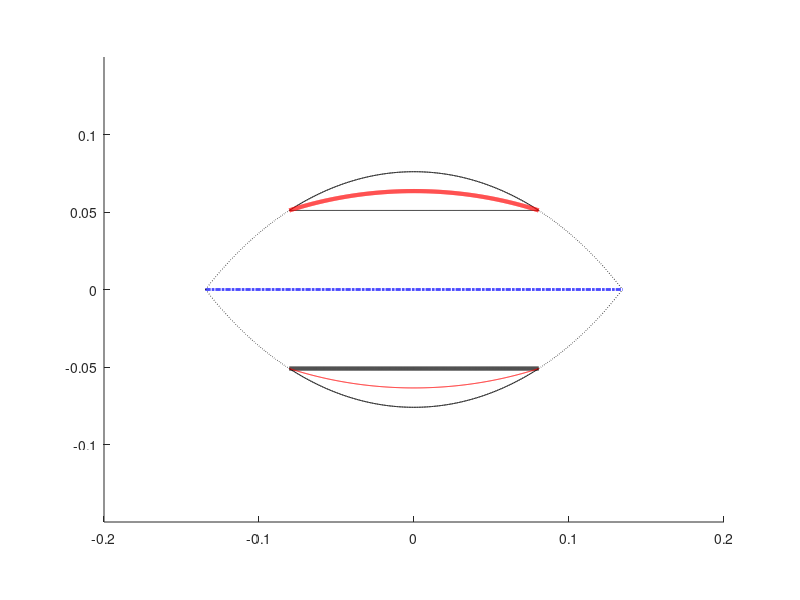

This chart was generated by the following MATLAB code:
%grafico
clear
%INPUT:
c  = .269;
rp = .076;
raggio  = 0.051;
semilatus = c/2	;		    ;
ecce      = semilatus/rp-1  ;         %eccentricity
semi_corda = c/2/sqrt(1-ecce^2)*sqrt(1-((raggio+ecce*c/2/(1-ecce^2))/(c/2/(1-ecce^2)))^2);

%%%%%%%%%

ypsi = linspace(-semi_corda,semi_corda,1001);
asci = -(semilatus/(1-ecce^2)*sqrt(1-(ypsi/(semilatus/sqrt(1-ecce^2))).^2)-ecce*semilatus/(1-ecce^2));  %ellisse, riferimento centrato sul fuoco
camber = (asci-raggio)/2;
asci_int=ones(1,1001)*raggio;

sym=zeros(1,1001);
y=linspace(-semilatus,semilatus,1001);
ascit=-(semilatus/(1-ecce^2)*sqrt(1-(y/(semilatus/sqrt(1-ecce^2))).^2)-ecce*semilatus/(1-ecce^2));
%%%%%%%%%%%

figure(100)
hold on
xlim([-.2,.2])
ylim([-.15,.15])
plot(ypsi,asci,'k',ypsi,-asci,'k',ypsi,asci_int,'k',ypsi,-asci_int,'k','linewidth',3)

plot(y,sym,'b-.','linewidth',2)
plot(y,ascit,'k:',y,-ascit,'k:')

plot(ypsi,camber,'r',ypsi,-camber,'r','linewidth',3)



axis equal






